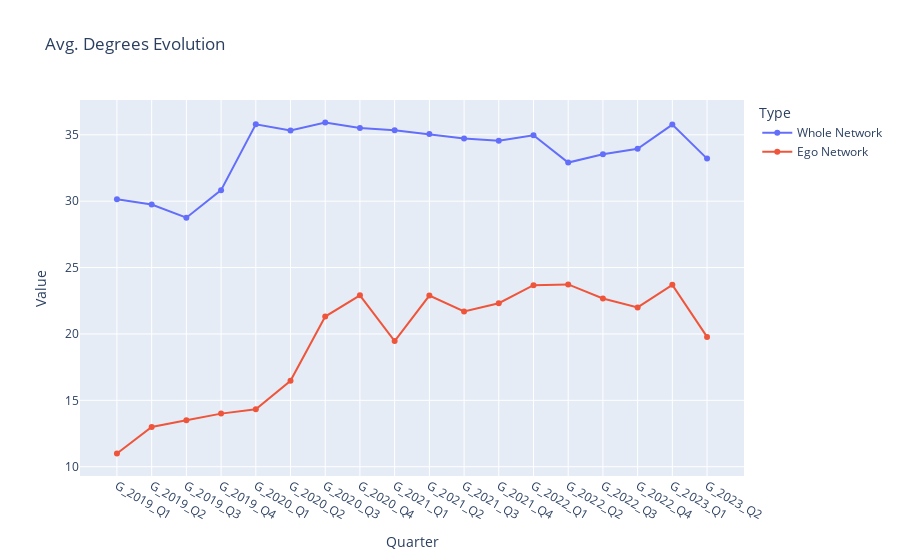

Here is the notebook cell this chart was saved with:
### Code cell
plot_evolution({key:quarterData['averageDegrees'] for (key, quarterData) in summaryWholeAllTime.items()},
               {key:quarterData['averageDegrees'] for (key, quarterData) in summaryEgoAllTime.items()},
               'Avg. Degrees Evolution')

### Figure 1 — Plotly figure (JSON) as saved in the notebook; plotly's stock layout.template omitted (floating-point values rounded to 4 significant figures)
{"data": [{"hovertemplate": "Type=Whole Network<br>Quarter=%{x}<br>Value=%{y}<extra></extra>", "legendgroup": "Whole Network", "line": {"color": "#636efa", "dash": "solid"}, "marker": {"symbol": "circle"}, "mode": "lines+markers", "name": "Whole Network", "orientation": "v", "showlegend": true, "type": "scatter", "x": ["G_2019_Q1", "G_2019_Q2", "G_2019_Q3", "G_2019_Q4", "G_2020_Q1", "G_2020_Q2", "G_2020_Q3", "G_2020_Q4", "G_2021_Q1", "G_2021_Q2", "G_2021_Q3", "G_2021_Q4", "G_2022_Q1", "G_2022_Q2", "G_2022_Q3", "G_2022_Q4", "G_2023_Q1", "G_2023_Q2"], "xaxis": "x", "y": [30.14, 29.75, 28.76, 30.83, 35.79, 35.32, 35.92, 35.51, 35.35, 35.06, 34.73, 34.55, 34.96, 32.91, 33.53, 33.95, 35.77, 33.21], "yaxis": "y"}, {"hovertemplate": "Type=Ego Network<br>Quarter=%{x}<br>Value=%{y}<extra></extra>", "legendgroup": "Ego Network", "line": {"color": "#EF553B", "dash": "solid"}, "marker": {"symbol": "circle"}, "mode": "lines+markers", "name": "Ego Network", "orientation": "v", "showlegend": true, "type": "scatter", "x": ["G_2019_Q1", "G_2019_Q2", "G_2019_Q3", "G_2019_Q4", "G_2020_Q1", "G_2020_Q2", "G_2020_Q3", "G_2020_Q4", "G_2021_Q1", "G_2021_Q2", "G_2021_Q3", "G_2021_Q4", "G_2022_Q1", "G_2022_Q2", "G_2022_Q3", "G_2022_Q4", "G_2023_Q1", "G_2023_Q2"], "xaxis": "x", "y": [11, 13, 13.5, 14, 14.33, 16.48, 21.31, 22.91, 19.47, 22.89, 21.7, 22.32, 23.68, 23.73, 22.67, 22, 23.7, 19.78], "yaxis": "y"}], "layout": {"legend": {"title": {"text": "Type"}, "tracegroupgap": 0}, "title": {"text": "Avg. Degrees Evolution"}, "xaxis": {"anchor": "y", "domain": [0, 1], "title": {"text": "Quarter"}}, "yaxis": {"anchor": "x", "domain": [0, 1], "title": {"text": "Value"}}}}
